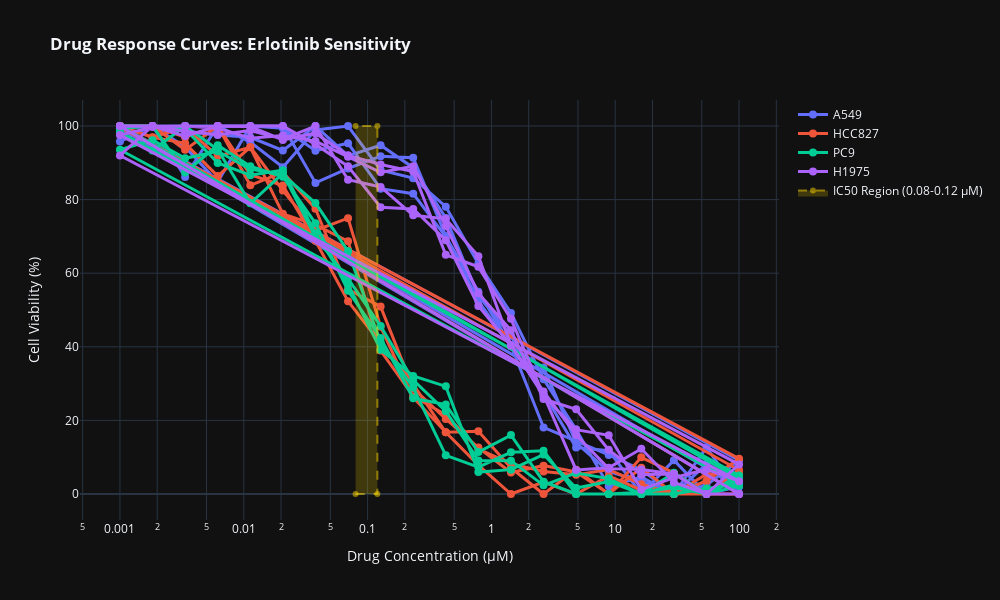

Write notebook code for a chart like this one.
### Code cell
fig = go.Figure()

# Plot each cell line
for cl in cell_lines:
    cl_data = response_df[response_df['cell_line'] == cl]
    fig.add_trace(go.Scatter(
        x=cl_data['concentration'], 
        y=cl_data['viability'],
        mode='lines+markers',
        name=cl,
        line=dict(width=3),
        marker=dict(size=8),
        hovertemplate='<b>%{fullData.name}</b><br>Conc: %{x:.3f} µM<br>Viability: %{y:.1f}%<extra></extra>'
    ))

# Highlight IC50 region
ic50_region = pd.DataFrame({
    'x': [0.08, 0.12, 0.12, 0.08],
    'y': [0, 0, 100, 100]
})
fig.add_trace(go.Scatter(
    x=ic50_region['x'], y=ic50_region['y'],
    fill='toself', fillcolor='rgba(255, 215, 0, 0.2)',
    line=dict(color='rgba(255, 215, 0, 0.5)', dash='dash'),
    name='IC50 Region (0.08-0.12 µM)',
    hoverinfo='skip'
))

fig.update_layout(
    title='<b>Drug Response Curves: Erlotinib Sensitivity</b>',
    xaxis_title='Drug Concentration (µM)',
    yaxis_title='Cell Viability (%)',
    xaxis_type='log',
    template='plotly_dark',
    hovermode='x unified',
    width=1000,
    height=600
)

fig.show()
